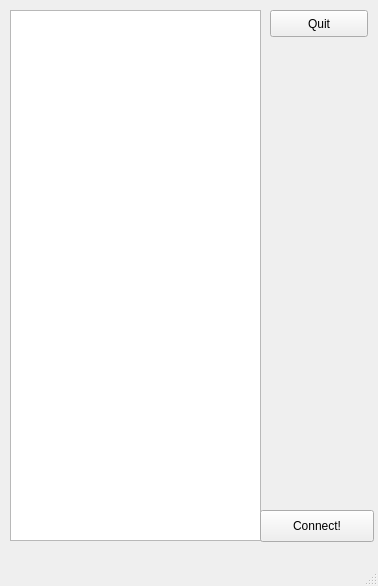
<?xml version="1.0" encoding="UTF-8"?>
<ui version="4.0">
 <class>ClientListWindow</class>
 <widget class="QMainWindow" name="ClientListWindow">
  <property name="geometry">
   <rect>
    <x>0</x>
    <y>0</y>
    <width>378</width>
    <height>586</height>
   </rect>
  </property>
  <property name="windowTitle">
   <string>Clients</string>
  </property>
  <widget class="QWidget" name="centralwidget">
   <widget class="QListWidget" name="listWidget">
    <property name="geometry">
     <rect>
      <x>10</x>
      <y>10</y>
      <width>251</width>
      <height>531</height>
     </rect>
    </property>
   </widget>
   <widget class="QPushButton" name="pushButton">
    <property name="geometry">
     <rect>
      <x>260</x>
      <y>510</y>
      <width>114</width>
      <height>32</height>
     </rect>
    </property>
    <property name="text">
     <string>Connect!</string>
    </property>
   </widget>
   <widget class="QPushButton" name="quitButton">
    <property name="geometry">
     <rect>
      <x>270</x>
      <y>10</y>
      <width>98</width>
      <height>27</height>
     </rect>
    </property>
    <property name="text">
     <string>Quit</string>
    </property>
   </widget>
  </widget>
  <widget class="QMenuBar" name="menubar">
   <property name="geometry">
    <rect>
     <x>0</x>
     <y>0</y>
     <width>378</width>
     <height>25</height>
    </rect>
   </property>
  </widget>
  <widget class="QStatusBar" name="statusbar"/>
 </widget>
 <resources/>
 <connections/>
</ui>
